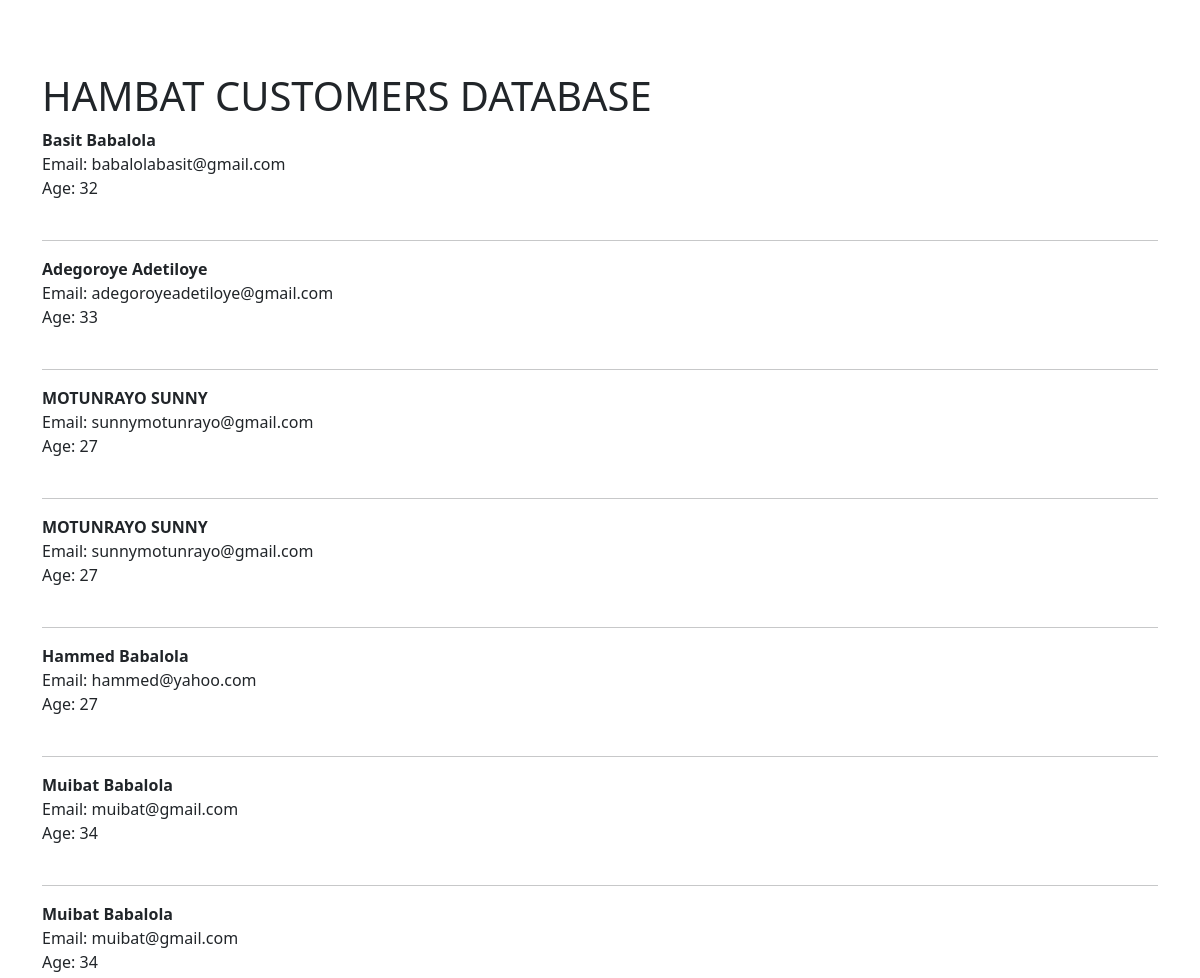
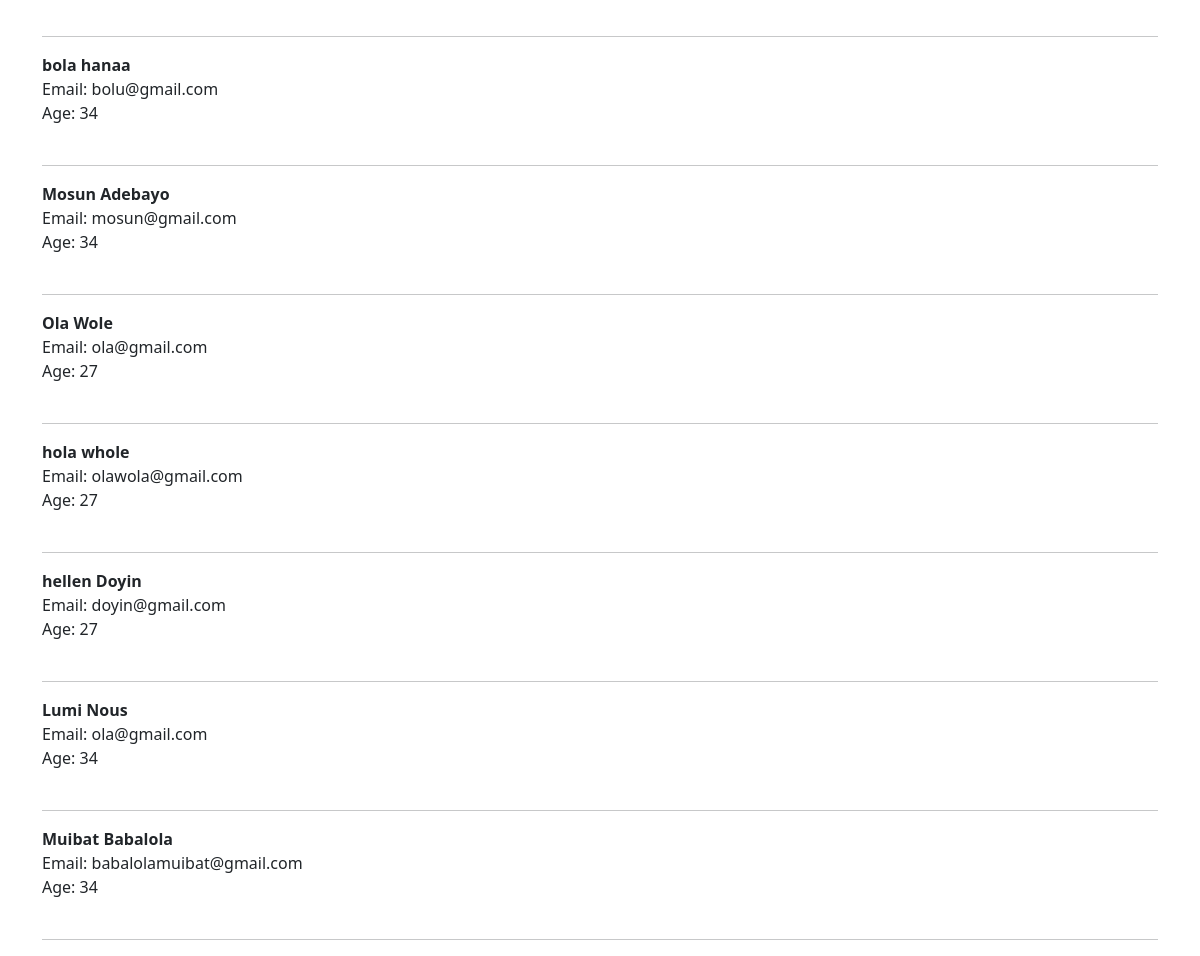
The page / on the database its author committed (2 pictures, top to bottom).
### website/models.py (models this page shows, shortened)
class Customer(models.Model):
    first_name = models.CharField(max_length=50)
    last_name = models.CharField(max_length=100)
    email = models.EmailField(max_length=100)
    phone_number = models.CharField(max_length=15)  # Use CharField for phone numbers
    password = models.CharField(max_length=50)
    age = models.IntegerField()  # Removed max_length

### website/views.py (the view)
# urls.py: 2. Add a URL to urlpatterns:  path('', views.home, name='home')
def home(request):
    all_customers = Customer.objects.all()
    return render(request, 'home.html', {'all': all_customers})

### website/templates/home.html (shortened to what this page needs)
{% extends 'base.html' %}
{% block content %}
<!DOCTYPE html>
<html>
<head>
</head>
<body>
    <h1>HAMBAT CUSTOMERS DATABASE</h1>
    {% for customer in all %}
        <p><strong>{{ customer.first_name }} {{ customer.last_name }}</strong><br/>
        Email: {{ customer.email }}<br/>
        Age: {{ customer.age }}<br/><br/>
        <hr>
    </p>
    {% endfor %}
</body>
</html>
{% endblock %}

### website/templates/base.html (shortened to what this page needs)
<!doctype html>
<html lang="en" dir="ltr">
  <head>
    <link rel="stylesheet" href="https://cdn.jsdelivr.net/npm/bootstrap@5.3.3/dist/css/bootstrap.min.css">
  </head>
  <body>
    <br/>
    <div class="container">
    <br/><br/>
      {% block content %}
      {% endblock %}
    </div>
  </body>
</html>

### rows shown on the page
Customer: first_name "Basit", last_name "Babalola", email "babalolabasit@gmail.com", age "32"
Customer: first_name "Adegoroye", last_name "Adetiloye", email "adegoroyeadetiloye@gmail.com", age "33"
Customer: first_name "MOTUNRAYO", last_name "SUNNY", email "sunnymotunrayo@gmail.com", age "27"
Customer: first_name "MOTUNRAYO", last_name "SUNNY", email "sunnymotunrayo@gmail.com", age "27"
Customer: first_name "Hammed", last_name "Babalola", email "hammed@yahoo.com", age "27"
Customer: first_name "Muibat", last_name "Babalola", email "muibat@gmail.com", age "34"
Customer: first_name "Muibat", last_name "Babalola", email "muibat@gmail.com", age "34"
Customer: first_name "bola", last_name "hanaa", email "bolu@gmail.com", age "34"
Customer: first_name "Mosun", last_name "Adebayo", email "mosun@gmail.com", age "34"
Customer: first_name "Ola", last_name "Wole", email "ola@gmail.com", age "27"
Customer: first_name "hola", last_name "whole", email "olawola@gmail.com", age "27"
Customer: first_name "hellen", last_name "Doyin", email "doyin@gmail.com", age "27"
Customer: first_name "Lumi", last_name "Nous", email "ola@gmail.com", age "34"
Customer: first_name "Muibat", last_name "Babalola", email "babalolamuibat@gmail.com", age "34"
